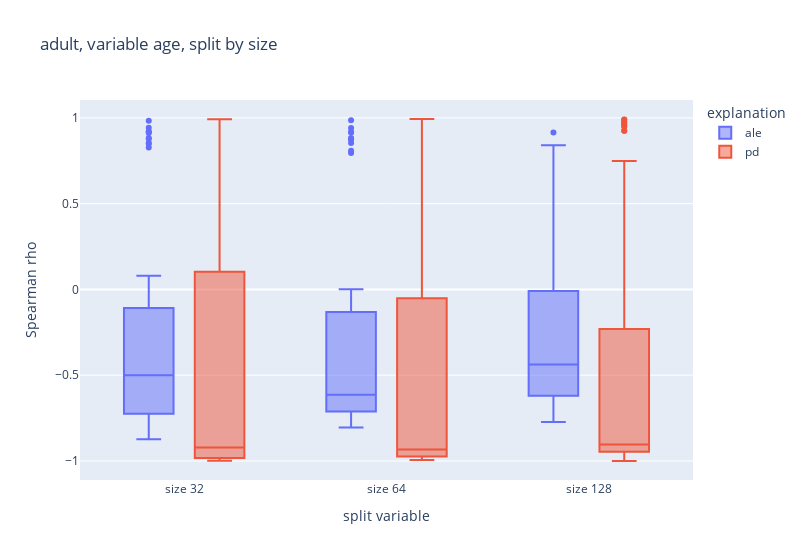
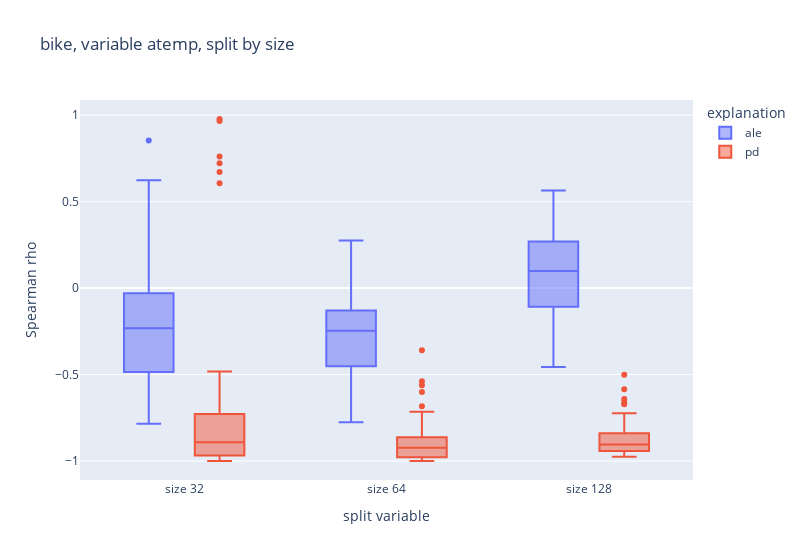
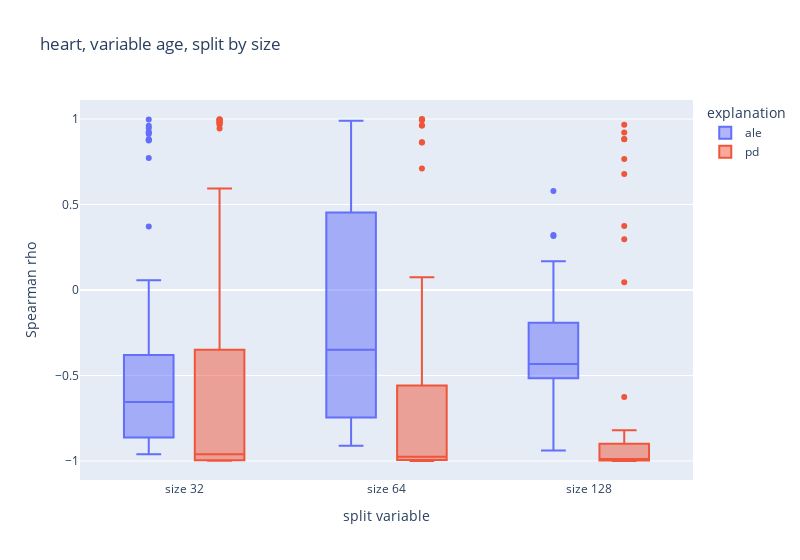
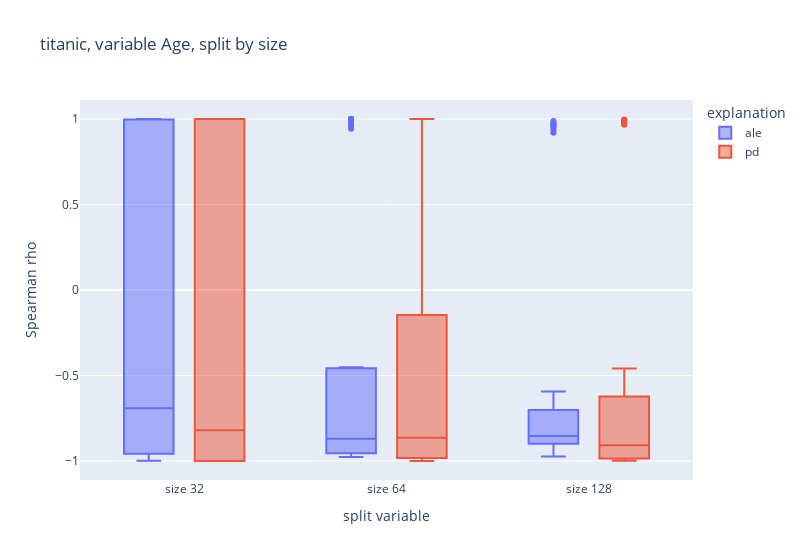

Notebook code for these charts, in order:
### Code cell
boxplots("size")

### Figure 1 — Plotly figure (JSON) as saved in the notebook; plotly's stock layout.template omitted (floating-point values rounded to 4 significant figures; data arrays with more than 128 entries replaced by an {"elided": "..."} marker saying what was removed)
{"data": [{"alignmentgroup": "True", "hovertemplate": "explanation=ale<br>split variable=%{x}<br>rho=%{y}<extra></extra>", "legendgroup": "ale", "marker": {"color": "#636efa"}, "name": "ale", "notched": false, "offsetgroup": "ale", "orientation": "v", "quartilemethod": "exclusive", "showlegend": true, "type": "box", "x": {"elided": "150 str values"}, "x0": " ", "xaxis": "x", "y": {"elided": "150 float values"}, "y0": " ", "yaxis": "y"}, {"alignmentgroup": "True", "hovertemplate": "explanation=pd<br>split variable=%{x}<br>rho=%{y}<extra></extra>", "legendgroup": "pd", "marker": {"color": "#EF553B"}, "name": "pd", "notched": false, "offsetgroup": "pd", "orientation": "v", "quartilemethod": "exclusive", "showlegend": true, "type": "box", "x": {"elided": "150 str values"}, "x0": " ", "xaxis": "x", "y": {"elided": "150 float values"}, "y0": " ", "yaxis": "y"}], "layout": {"boxmode": "group", "legend": {"title": {"text": "explanation"}, "tracegroupgap": 0}, "title": {"text": "adult, variable age, split by size"}, "width": 800, "xaxis": {"anchor": "y", "domain": [0, 1], "title": {"text": "split variable"}}, "yaxis": {"anchor": "x", "domain": [0, 1], "title": {"text": "Spearman rho"}}}}

### Figure 2 — Plotly figure (JSON) as saved in the notebook; plotly's stock layout.template omitted (floating-point values rounded to 4 significant figures; data arrays with more than 128 entries replaced by an {"elided": "..."} marker saying what was removed)
{"data": [{"alignmentgroup": "True", "hovertemplate": "explanation=ale<br>split variable=%{x}<br>rho=%{y}<extra></extra>", "legendgroup": "ale", "marker": {"color": "#636efa"}, "name": "ale", "notched": false, "offsetgroup": "ale", "orientation": "v", "quartilemethod": "exclusive", "showlegend": true, "type": "box", "x": {"elided": "150 str values"}, "x0": " ", "xaxis": "x", "y": {"elided": "150 float values"}, "y0": " ", "yaxis": "y"}, {"alignmentgroup": "True", "hovertemplate": "explanation=pd<br>split variable=%{x}<br>rho=%{y}<extra></extra>", "legendgroup": "pd", "marker": {"color": "#EF553B"}, "name": "pd", "notched": false, "offsetgroup": "pd", "orientation": "v", "quartilemethod": "exclusive", "showlegend": true, "type": "box", "x": {"elided": "150 str values"}, "x0": " ", "xaxis": "x", "y": {"elided": "150 float values"}, "y0": " ", "yaxis": "y"}], "layout": {"boxmode": "group", "legend": {"title": {"text": "explanation"}, "tracegroupgap": 0}, "title": {"text": "bike, variable atemp, split by size"}, "width": 800, "xaxis": {"anchor": "y", "domain": [0, 1], "title": {"text": "split variable"}}, "yaxis": {"anchor": "x", "domain": [0, 1], "title": {"text": "Spearman rho"}}}}

### Figure 3 — Plotly figure (JSON) as saved in the notebook; plotly's stock layout.template omitted (floating-point values rounded to 4 significant figures; data arrays with more than 128 entries replaced by an {"elided": "..."} marker saying what was removed)
{"data": [{"alignmentgroup": "True", "hovertemplate": "explanation=ale<br>split variable=%{x}<br>rho=%{y}<extra></extra>", "legendgroup": "ale", "marker": {"color": "#636efa"}, "name": "ale", "notched": false, "offsetgroup": "ale", "orientation": "v", "quartilemethod": "exclusive", "showlegend": true, "type": "box", "x": {"elided": "168 str values"}, "x0": " ", "xaxis": "x", "y": {"elided": "168 float values"}, "y0": " ", "yaxis": "y"}, {"alignmentgroup": "True", "hovertemplate": "explanation=pd<br>split variable=%{x}<br>rho=%{y}<extra></extra>", "legendgroup": "pd", "marker": {"color": "#EF553B"}, "name": "pd", "notched": false, "offsetgroup": "pd", "orientation": "v", "quartilemethod": "exclusive", "showlegend": true, "type": "box", "x": {"elided": "168 str values"}, "x0": " ", "xaxis": "x", "y": {"elided": "168 float values"}, "y0": " ", "yaxis": "y"}], "layout": {"boxmode": "group", "legend": {"title": {"text": "explanation"}, "tracegroupgap": 0}, "title": {"text": "heart, variable age, split by size"}, "width": 800, "xaxis": {"anchor": "y", "domain": [0, 1], "title": {"text": "split variable"}}, "yaxis": {"anchor": "x", "domain": [0, 1], "title": {"text": "Spearman rho"}}}}

### Figure 4 — Plotly figure (JSON) as saved in the notebook; plotly's stock layout.template omitted (floating-point values rounded to 4 significant figures; data arrays with more than 128 entries replaced by an {"elided": "..."} marker saying what was removed)
{"data": [{"alignmentgroup": "True", "hovertemplate": "explanation=ale<br>split variable=%{x}<br>rho=%{y}<extra></extra>", "legendgroup": "ale", "marker": {"color": "#636efa"}, "name": "ale", "notched": false, "offsetgroup": "ale", "orientation": "v", "quartilemethod": "exclusive", "showlegend": true, "type": "box", "x": {"elided": "158 str values"}, "x0": " ", "xaxis": "x", "y": {"elided": "158 float values"}, "y0": " ", "yaxis": "y"}, {"alignmentgroup": "True", "hovertemplate": "explanation=pd<br>split variable=%{x}<br>rho=%{y}<extra></extra>", "legendgroup": "pd", "marker": {"color": "#EF553B"}, "name": "pd", "notched": false, "offsetgroup": "pd", "orientation": "v", "quartilemethod": "exclusive", "showlegend": true, "type": "box", "x": {"elided": "158 str values"}, "x0": " ", "xaxis": "x", "y": {"elided": "158 float values"}, "y0": " ", "yaxis": "y"}], "layout": {"boxmode": "group", "legend": {"title": {"text": "explanation"}, "tracegroupgap": 0}, "title": {"text": "titanic, variable Age, split by size"}, "width": 800, "xaxis": {"anchor": "y", "domain": [0, 1], "title": {"text": "split variable"}}, "yaxis": {"anchor": "x", "domain": [0, 1], "title": {"text": "Spearman rho"}}}}
